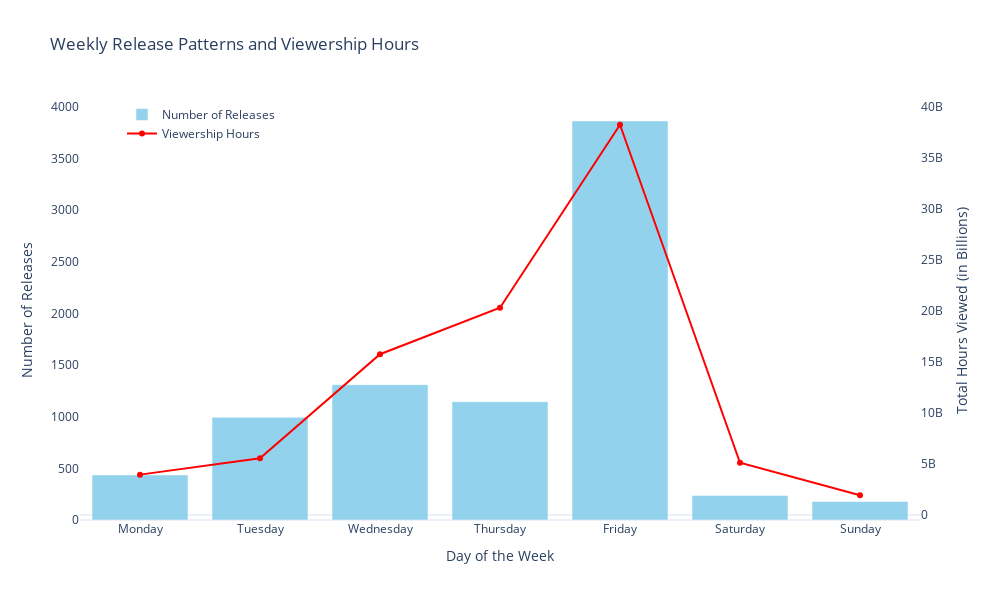

Notebook code cell kept with this figure:
### Code cell
fig = go.Figure()

fig.add_trace(
    go.Bar(
        x = weekday_releases.index,
        y = weekday_releases.values,
        name = 'Number of Releases',
        marker_color = 'skyblue',
        opacity = 0.9,
        yaxis = 'y1'
    )
)

fig.add_trace(
    go.Scatter(
        x = weekday_viewership.index,
        y = weekday_viewership.values,
        name = 'Viewership Hours',
        mode = 'lines+markers',
        marker = dict(color = 'red'),
        line = dict(color = 'red'),
        yaxis = 'y2'
    )
)

fig.update_layout(
    title = 'Weekly Release Patterns and Viewership Hours',
    xaxis = dict(
        title = 'Day of the Week',
        categoryorder = 'array',
        categoryarray = ['Monday', 'Tuesday', 'Wednesday', 'Thursday', 'Friday', 'Saturday', 'Sunday']
    ),
    yaxis = dict(
        title = 'Number of Releases',
        showgrid = False,
        side = 'left'
    ),
    yaxis2 = dict(
        title = 'Total Hours Viewed (in Billions)',
        overlaying = 'y',
        side = 'right',
        showgrid = False
    ),
    legend = dict(
        x = 0.05, # places legend in left side
        y = 1,
        orientation = 'v',
        xanchor = 'left'
    ),
    height = 600,
    width = 1000
)

### Figure 1 — Plotly figure (JSON) as saved in the notebook; plotly's stock layout.template omitted (floating-point values rounded to 4 significant figures)
{"data": [{"marker": {"color": "skyblue"}, "name": "Number of Releases", "opacity": 0.9, "type": "bar", "x": ["Monday", "Tuesday", "Wednesday", "Thursday", "Friday", "Saturday", "Sunday"], "y": [436, 995, 1310, 1145, 3863, 238, 179], "yaxis": "y"}, {"line": {"color": "red"}, "marker": {"color": "red"}, "mode": "lines+markers", "name": "Viewership Hours", "type": "scatter", "x": ["Monday", "Tuesday", "Wednesday", "Thursday", "Friday", "Saturday", "Sunday"], "y": [3954500000, 5562300000, 15744100000, 20292800000, 38217200000, 5121800000, 1935300000], "yaxis": "y2"}], "layout": {"height": 600, "legend": {"orientation": "v", "x": 0.05, "xanchor": "left", "y": 1}, "title": {"text": "Weekly Release Patterns and Viewership Hours"}, "width": 1000, "xaxis": {"categoryarray": ["Monday", "Tuesday", "Wednesday", "Thursday", "Friday", "Saturday", "Sunday"], "categoryorder": "array", "title": {"text": "Day of the Week"}}, "yaxis": {"showgrid": false, "side": "left", "title": {"text": "Number of Releases"}}, "yaxis2": {"overlaying": "y", "showgrid": false, "side": "right", "title": {"text": "Total Hours Viewed (in Billions)"}}}}
